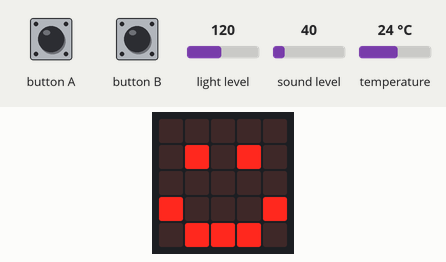
Simulated run of this program. Board: BBC micro:bit (MakeCode). Parts: the board's 5×5 LED display. The test bench sets the inputs (shaded band); at power-on: temperature 24 °C, sound level 40, light level 120.

Above: at 1.2 s.
1.3 s: temperature set to 10.7 °C
3.0 s: temperature set to 9.2 °C
At 3.6 s:
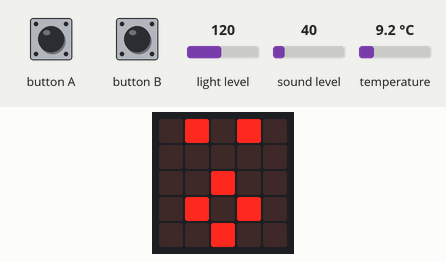
6.2 s: sound level set to 116
7.7 s: sound level set to 125
At 8.3 s:
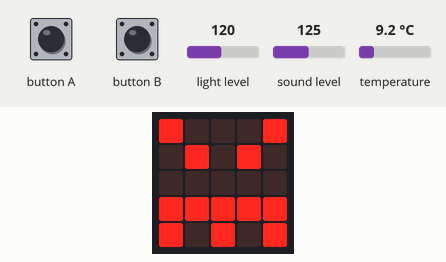
11.0 s: button A pressed for 0.15 s
At 11.9 s:
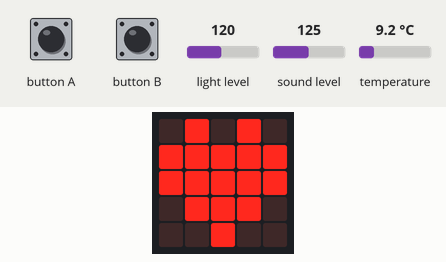
13.5 s: button B pressed for 0.15 s
At 14.12 s:
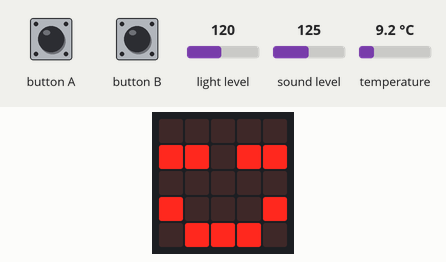
Timing chart, 0 to 16.5 s (numbered marks = the images above; inputs shaded):
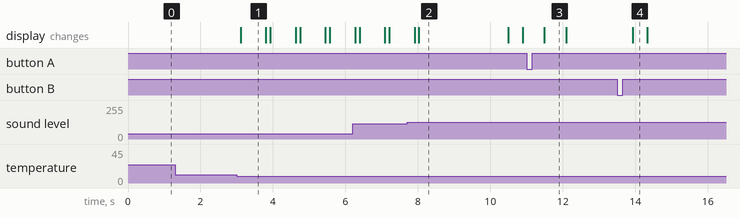

The program:

main.ts
```typescript
input.onButtonPressed(Button.A, function () {
    basic.showIcon(IconNames.Heart)
})
input.onGesture(Gesture.Shake, function () {
    basic.showLeds(`
        . . . . .
        . # . # .
        . . . . .
        . # # # .
        # . . . #
        `)
})
input.onGesture(Gesture.TiltLeft, function () {
    basic.showIcon(IconNames.Confused)
})
input.onButtonPressed(Button.B, function () {
    basic.showLeds(`
        . . . . .
        # # . # #
        . . . . .
        # . . . #
        . # # # .
        `)
})
basic.forever(function () {
    basic.pause(10000)
    basic.showLeds(`
        . . . . .
        . # . # .
        . . . . .
        . # # # .
        . . . . .
        `)
})
basic.forever(function () {
    // Ruido
    // Calor
    // Frío
    // Luz
    if (input.soundLevel() > 120) {
        basic.showIcon(IconNames.Angry)
    } else if (input.temperature() > 28) {
        basic.showIcon(IconNames.Sad)
    } else if (input.temperature() < 10) {
        basic.showIcon(IconNames.Surprised)
        basic.pause(100)
        basic.clearScreen()
        basic.pause(100)
    } else if (input.lightLevel() > 100) {
        basic.showIcon(IconNames.Happy)
        led.enable(true)
    } else {
        led.enable(false)
    }
})
```

test.ts
```typescript
// aquí va el archivo "tests"; esto no se compilará cuando este paquete se utilice como una extensión.
```

Measured:
- the behaviour switches between 10 and 9.9 °C on temperature (found by bisection; images 0 and 1)
- the behaviour switches between 120 and 121 on sound level (found by bisection; images 1 and 2)
- after the input at 1.3 s, every drawn part: stays the same
- after the input at 3.0 s, the display: changes after 0.11 s (image 1)
- after the input at 7.7 s, the display: first differs from a run without the input after 0.33 s (image 2)
- after the input at 11.0 s, the display: changes after 0.49 s (image 3)
- after the input at 13.5 s, the display: changes after 0.43 s (image 4)
- what the display in image 1 shows lasts 0.7 s, from 3.1 s to 3.8 s
